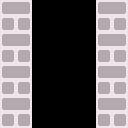

Rendered tile map (Tiled .tmx) drawn with the repository's tilesets; below, a short description and the full map source, tile grids included:
An orthogonal 16x16 tile map with 8x8 px tiles, 1 tile layer (solid).

<map version="1.0" tiledversion="1.1.3" orientation="orthogonal" renderorder="right-down" width="16" height="16" tilewidth="8" tileheight="8" infinite="0" nextobjectid="1">
 <tileset firstgid="1" name="tiles" tilewidth="8" tileheight="8" tilecount="256" columns="16">
  <image source="../pub/assets/tiles.png" width="128" height="128" />
 </tileset>
 <layer name="solid" width="16" height="16">
  <data encoding="csv">
193,194,195,196,0,0,0,0,0,0,0,0,193,194,195,196,
209,210,211,212,0,0,0,0,0,0,0,0,209,210,211,212,
225,226,227,228,0,0,0,0,0,0,0,0,225,226,227,228,
241,242,243,244,0,0,0,0,0,0,0,0,241,242,243,244,
193,194,195,196,0,0,0,0,0,0,0,0,193,194,195,196,
209,210,211,212,0,0,0,0,0,0,0,0,209,210,211,212,
225,226,227,228,0,0,0,0,0,0,0,0,225,226,227,228,
241,242,243,244,0,0,0,0,0,0,0,0,241,242,243,244,
193,194,195,196,0,0,0,0,0,0,0,0,193,194,195,196,
209,210,211,212,0,0,0,0,0,0,0,0,209,210,211,212,
225,226,227,228,0,0,0,0,0,0,0,0,225,226,227,228,
241,242,243,244,0,0,0,0,0,0,0,0,241,242,243,244,
193,194,195,196,0,0,0,0,0,0,0,0,193,194,195,196,
209,210,211,212,0,0,0,0,0,0,0,0,209,210,211,212,
225,226,227,228,0,0,0,0,0,0,0,0,225,226,227,228,
241,242,243,244,0,0,0,0,0,0,0,0,241,242,243,244
</data>
 </layer>
</map>